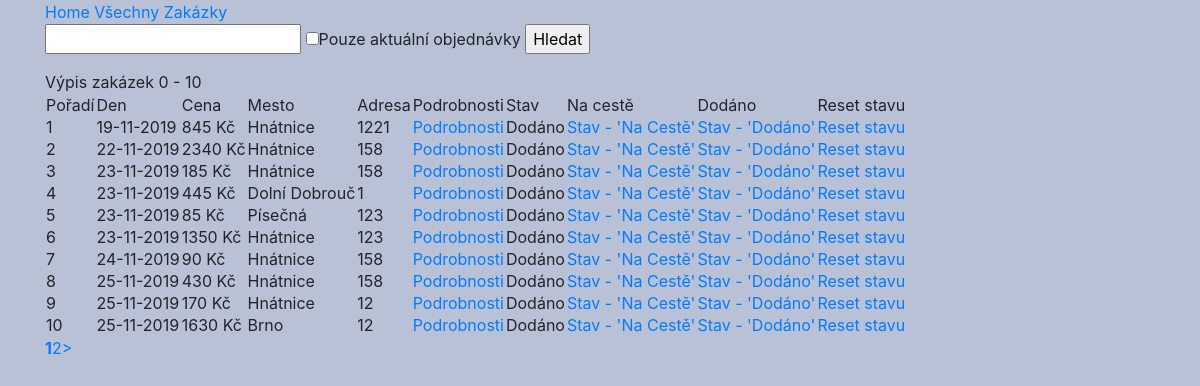
/ridic/zakazky.php (signed in), run on the app's committed database.
### tables this page shows
CREATE TABLE `objednavka` (
  `id` int(11) NOT NULL AUTO_INCREMENT,
  `user` int(11) NOT NULL,
  `stav` varchar(150) NOT NULL DEFAULT 'Čekání',
  `ridic` int(11) DEFAULT NULL,
  `cena` int(11) NOT NULL,
  `cas_objednani` timestamp NOT NULL ON UPDATE CURRENT_TIMESTAMP,
  `den_dodani` date NOT NULL,
  `mesto` varchar(100) NOT NULL,
  `adresa` varchar(200) NOT NULL,
  `jidelna` int(11) NOT NULL,
  `kod` int(11) DEFAULT NULL,
  PRIMARY KEY (`id`),
  KEY `user` (`user`),
  KEY `ridic` (`ridic`),
  KEY `mesto` (`mesto`),
  KEY `jidelna` (`jidelna`),
  CONSTRAINT `objednavka_ibfk_1` FOREIGN KEY (`user`) REFERENCES `user` (`id`),
  CONSTRAINT `objednavka_ibfk_2` FOREIGN KEY (`ridic`) REFERENCES `user` (`id`),
  CONSTRAINT `objednavka_ibfk_3` FOREIGN KEY (`mesto`) REFERENCES `mesta` (`Nazev`),
  CONSTRAINT `objednavka_ibfk_4` FOREIGN KEY (`jidelna`) REFERENCES `jidelna` (`id`)
);

### ridic/zakazky.php (the view, shortened to what this page needs)
<?php
include '../functions.php';
$db = dbconnect();
?>
<!DOCTYPE html>
<html>
	<head>
        <link rel="stylesheet" href="https://stackpath.bootstrapcdn.com/bootstrap/4.4.0/css/bootstrap.min.css">
        <link rel="stylesheet" href="../styles/styles.css">
	</head>
	<body class="container">
    <main>
        <a href="../index.php">Home</a>
        <a href="./zakazky.php">Všechny Zakázky</a>
        <form method="get" action="./zakazky.php" enctype="multipart/form-data">
                <input type="text" name="search">
                <input type="checkbox" name="f_akt" value="akt" <?php if(isset($_GET['f_akt'])) echo "checked";?>>Pouze aktuální objednávky
                <input type="submit" value="Hledat">
        </form>
        <?php
            $stranka = "./zakazky.php?";
            $offset = 0;
            echo "Výpis zakázek $offset - ".($offset+10);
            $moje_id = $_SESSION['id'];
            if(isset($_GET['search'])){
                $search = filter_input(INPUT_GET, "search", FILTER_SANITIZE_STRING);
                $stranka = "./zakazky.php?search=$search&";
                if(isset($_GET['f_akt'])){
                    $den = date('Y-m-d');
                    if($search == ""){
                        $sql = "SELECT id, stav, cena, den_dodani, mesto, adresa FROM objednavka WHERE ridic = $moje_id AND (den_dodani > '$den' OR stav LIKE 'Potvrzeno' OR stav LIKE 'Na Cestě') ORDER BY den_dodani LIMIT 10 OFFSET $offset";
                        $sql2 = "SELECT COUNT(*) FROM objednavka WHERE ridic = $moje_id AND den_dodani >= '$den' ";
                    }else{
                        $sql = "SELECT id, stav, cena, den_dodani, mesto, adresa FROM objednavka WHERE ridic = $moje_id AND (den_dodani = '$search' OR adresa LIKE '%$search%' OR mesto LIKE '%$search%') AND (den_dodani > '$den' OR stav LIKE 'Potvrzeno' OR stav LIKE 'Na Cestě') ORDER BY den_dodani LIMIT 10 OFFSET $offset";
                        $sql2 = "SELECT COUNT(*) FROM objednavka WHERE ridic = $moje_id AND (den_dodani = '$search' OR adresa LIKE '%$search%' OR mesto LIKE '%$search%') AND (den_dodani > '$den' OR stav LIKE 'Potvrzeno' OR stav LIKE 'Na Cestě')";
                    }
                }else{
                    $sql = "SELECT id, stav, cena, den_dodani, mesto, adresa FROM objednavka WHERE (den_dodani = '$search' OR adresa LIKE '%$search%' OR mesto LIKE '%$search%') AND ridic = $moje_id ORDER BY den_dodani LIMIT 10 OFFSET $offset";
                    $sql2 = "SELECT COUNT(*) FROM objednavka WHERE (den_dodani = '$search' OR adresa LIKE '%$search%' OR mesto LIKE '%$search%') AND ridic = $moje_id";
                }
            }else{
                $sql = "SELECT id, stav, cena, den_dodani, mesto, adresa  FROM objednavka WHERE ridic = $moje_id ORDER BY den_dodani LIMIT 10 OFFSET $offset";
                $sql2 = "SELECT COUNT(*) FROM objednavka WHERE ridic = $moje_id";
            }
            if($num_of_my_objednavka = $db->prepare($sql2)){
                $num_of_my_objednavka->execute();
                $num_of_my_objednavka->bind_result($count);
                $number = 0;
                if($num_of_my_objednavka->fetch())
                    $number = $count;
            }
            if($load_my_objednavka = $db->query($sql)){
                if($load_my_objednavka->num_rows>0){
                    $porad = $offset+1;
                    echo "<table>";
                    echo "<tr><td>Pořadí</td><td>Den</td><td>Cena</td><td>Mesto</td><td>Adresa</td><td>Podrobnosti</td><td>Stav</td><td>Na cestě</td><td>Dodáno</td><td>Reset stavu</td></tr>";
                    while($row = $load_my_objednavka->fetch_assoc()){
                        echo "<tr>";
                        echo "<td>".$porad++."</td>";
                        echo "<td>".dateDTH($row['den_dodani'])."</td>";
                        echo "<td>".$row['cena']." Kč</td>";
                        echo "<td>".$row['mesto']."</td>";
                        echo "<td>".$row['adresa']."</td>";
                        echo "<td><a href='../jidlo/objednavka?obj=".$row['id']."'>Podrobnosti</a></td>";
                        echo "<td>".$row['stav']."</td>";
                        echo "<td><a href='./zakazky.php?obj=".$row['id']."&stav=nc'>Stav - 'Na Cestě'</a></td>";
                        echo "<td><a href='./zakazky.php?obj=".$row['id']."&stav=dd'>Stav - 'Dodáno'</a></td>";
                        echo "<td><a href='./zakazky.php?obj=".$row['id']."&stav=rs'>Reset stavu</a></td>";
                        echo "</tr>";
                    }
                    echo "</table>";
                }else{
                    echo "Nepodařilo se načíst žádné objednávky";
                }
            }
            strankovani($number, $offset, $stranka);
        ?>
    </main>
	</body>
</html>

### functions.php (shortened to what this page needs)
<?php
function dateDTH(string $a){
    $rok = substr($a, 0, 4);
    $mes = substr($a, 5, 2);
    $den = substr($a, 8, 2);
    return "$den-$mes-$rok";
}
function strankovani($number, $offset, $stranka){
    if(ceil($number/10) > 1){
        if($offset == 0){
            $podm = ceil($number/10) < 3 ? ceil($number/10) : 3;
            echo "<a href=\"".$stranka."page=1\"><b>1</b></a>";
            for ($i=2; $i <= $podm; $i++)
                echo "<a href=\"".$stranka."page=$i\">$i</a>";
            if(1 < $podm)
                echo "<a href=\"".$stranka."page=2\">&gt</a>";
        }
    }
}
?>

### styles/styles.css (style rules this page uses)
body { background: rgb(185, 193, 214); }

### data on the page
objednavka: den_dodani "19-11-2019", cena "845", mesto "Hnátnice", adresa "1221", stav "Dodáno"
objednavka: den_dodani "22-11-2019", cena "2340", mesto "Hnátnice", adresa "158", stav "Dodáno"
objednavka: den_dodani "23-11-2019", cena "185", mesto "Hnátnice", adresa "158", stav "Dodáno"
objednavka: den_dodani "23-11-2019", cena "445", mesto "Dolní Dobrouč", adresa "1", stav "Dodáno"
objednavka: den_dodani "23-11-2019", cena "85", mesto "Písečná", adresa "123", stav "Dodáno"
objednavka: den_dodani "23-11-2019", cena "1350", mesto "Hnátnice", adresa "123", stav "Dodáno"
objednavka: den_dodani "24-11-2019", cena "90", mesto "Hnátnice", adresa "158", stav "Dodáno"
objednavka: den_dodani "25-11-2019", cena "430", mesto "Hnátnice", adresa "158", stav "Dodáno"
objednavka: den_dodani "25-11-2019", cena "170", mesto "Hnátnice", adresa "12", stav "Dodáno"
objednavka: den_dodani "25-11-2019", cena "1630", mesto "Brno", adresa "12", stav "Dodáno"

### other printed values
$offset "0"
$offset+10 "10"
